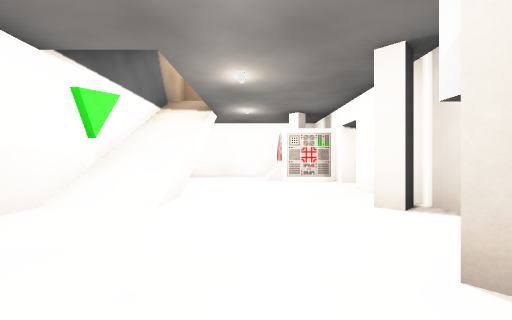
[1] (above)

24 first-person views from a walk through a Godot game level. The camera is 1.2 m above the floor, looks level and sees 90° across. The floor is counted in squares, 2 m on a side. Each view is taken from the middle of a square. On the plan, view 1 faces up. The plan holds only what a view shows up to about 9 squares ahead; the rest is blank. The place goes on beyond the plan. Characters and animated objects are left out. Door leaves are left out where a doorway can be walked through. Some surface patterns are stand-ins.

[2]
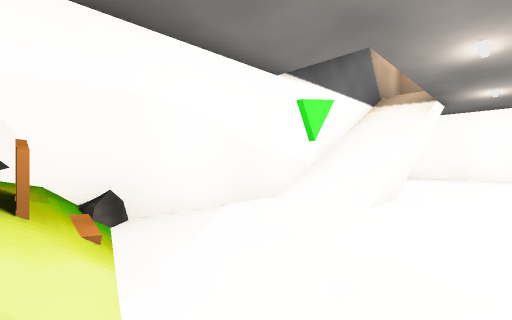

[3]
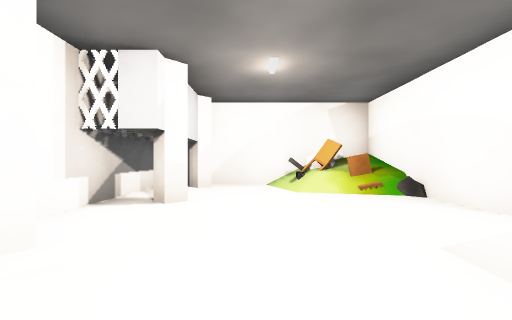

[4]
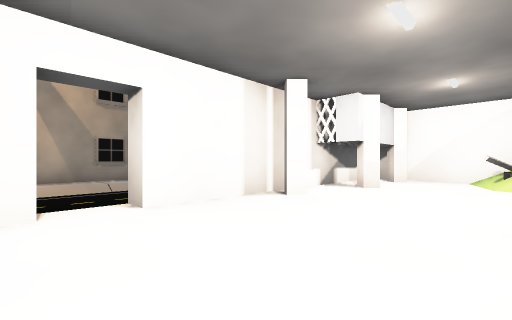

[5]
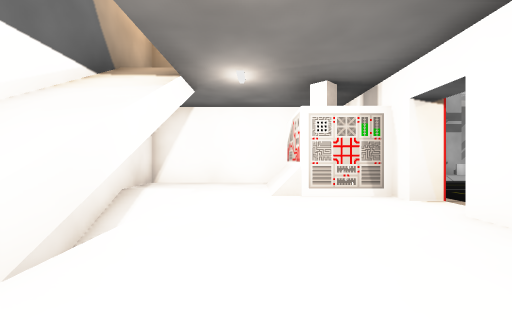

[6]
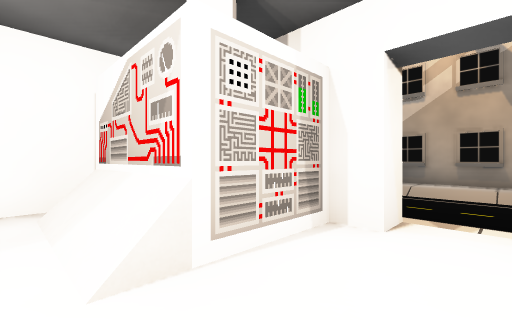

[7]
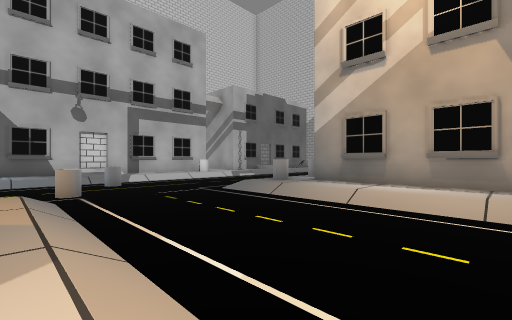

[8]
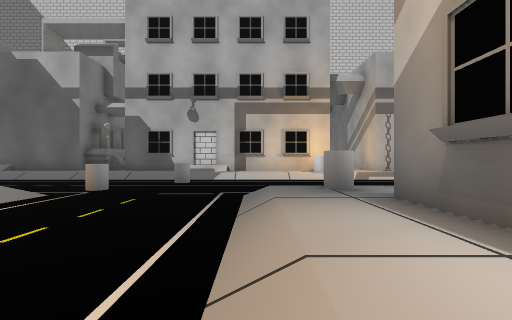

[9]
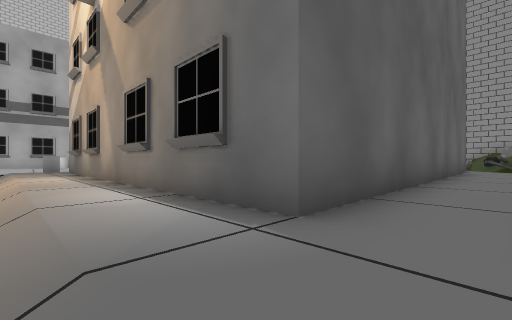

[10]
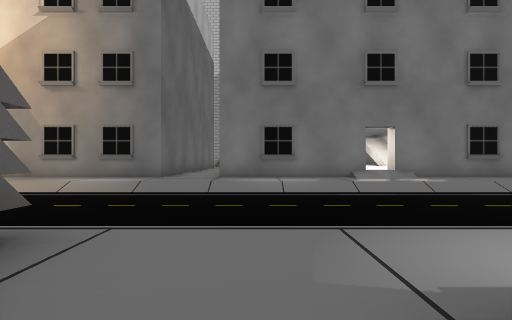

[11]
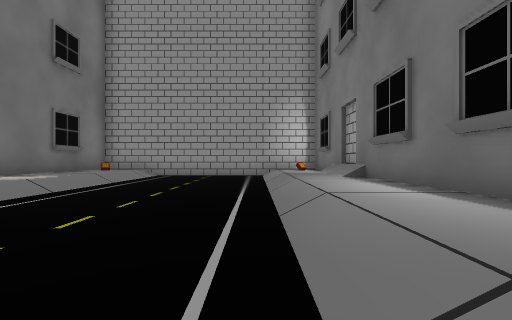

[12]
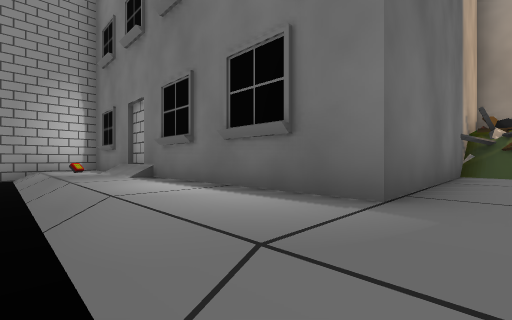

[13]
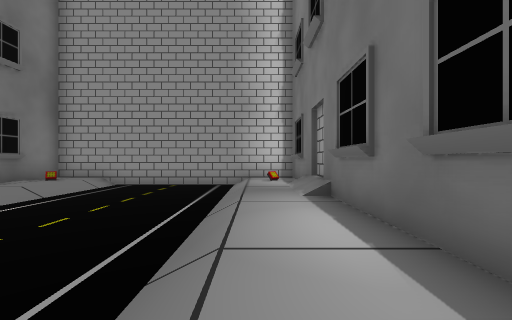

[14]
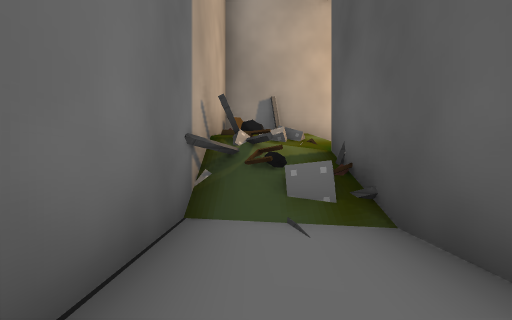

[15]
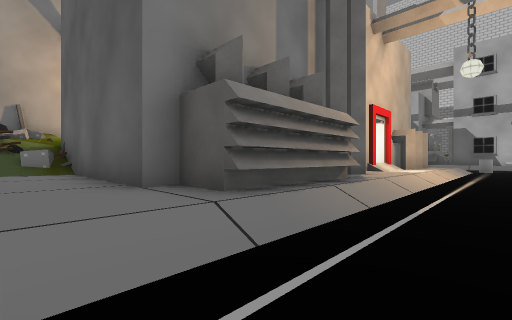

[16]
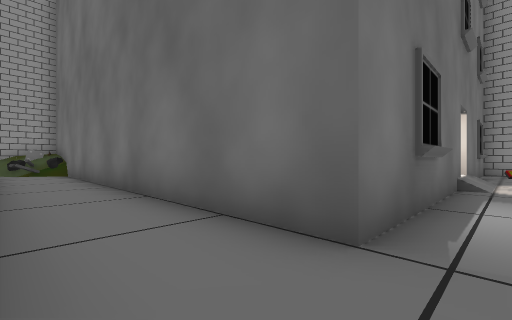

[17]
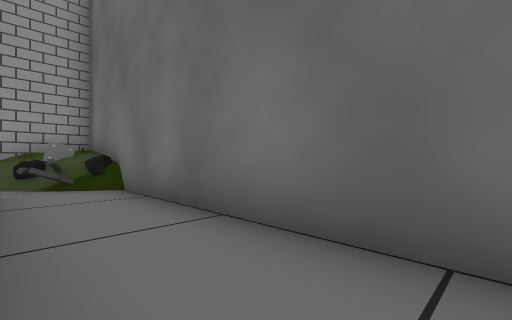

[18]
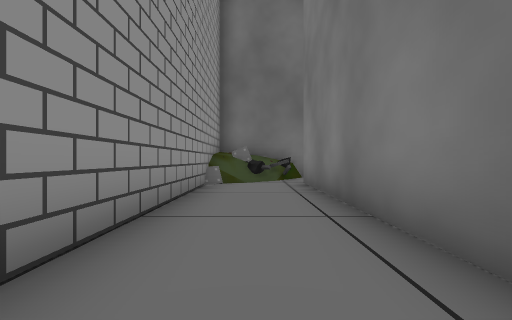

[19]
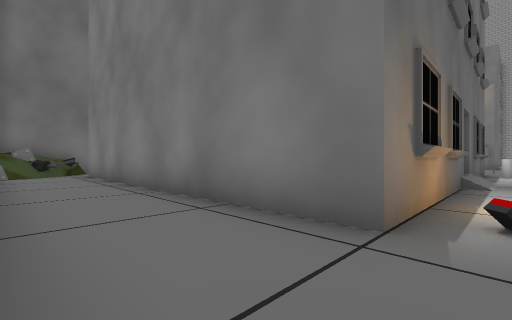

[20]
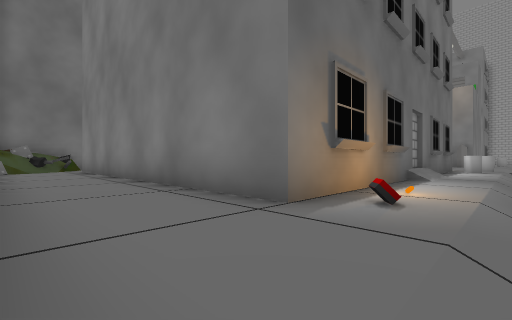

[21]
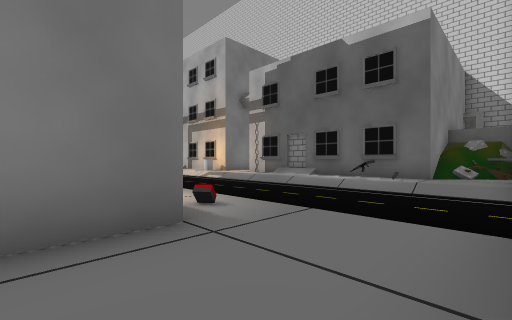

[22]
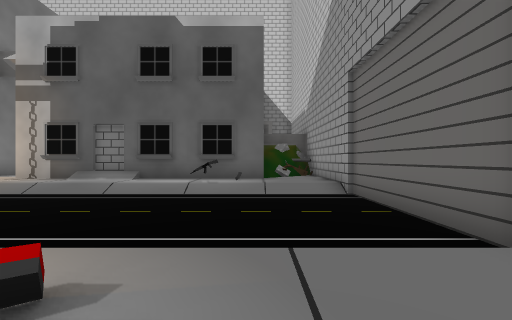

[23]
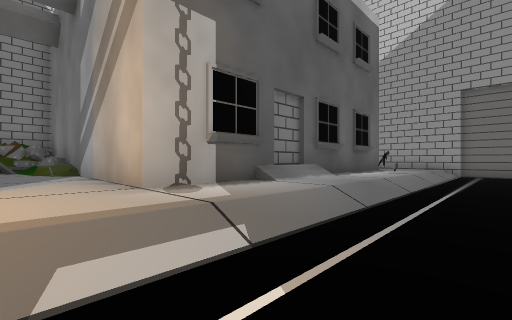

[24]
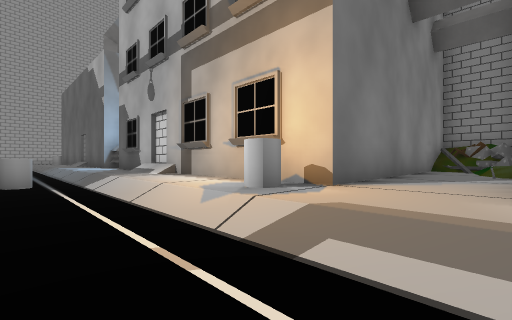

### Floor plan
Key: @ floor where view 1 was taken; # wall or solid block; . main floor; : floor 0.5 m higher than the main floor; - floor 0.5 m lower than the main floor; + floor 1.5 m higher than the main floor; * floor 2.5 m higher than the main floor; / step, stairs or slope; D open door; = window, fence, low wall or low ledge; B bag; C chair; P pole; R crate; A barrel; E box; O other object.
Columns run from 6 left of view 1 to 25 right of it. Each row starts with its distance up from view 1.
 26                   # #
 25                   ORR
 24                   #PR
 23                   #.R#
 22                   #./
 21                   #..#        O
 20                   #..#       CO
 19           #########..########OO#
 18           .///...#A...////.....#
 17          ...//.........//......#
 16        ------------------------#
 15        ---   A-    --        --#
 14         ---------        ------#
 13           -A ---         ------#
 12           /- --////////////////#
 11           .----/A.A........E...
 10    #####  .----/.###########...
  9    #:::#  .----/.#         #...
  8    #/::###.----/.#         #...
  7    #/::::#.----/.#         #...
  6    #/:::DD/----/.#         #...#
  5    #/:::#..----/.#         #...#
  4    #/:::#..-  -/.#         #...#
  3    #::::##.-  -/.#         #...#
  2    #:::::#.-  -/.#         #...#
  1    B:::#:##- --/.###########..R#
  0    #CP@::##- --/.............B/#
 -1 #  #R/:####- --/............#R+#
 -2 #*=OR####..- --/.#############
 -3  PBPO......----/.#
 -4    #O####..- --/.#
 -5         #..- --/.#
 -6         #..- --/.#
 -7         #..- --//:
 -8         #..- --/.#
 -9         #//- --/.#
-10         #//- --/.#
-11         #/.- --/.#
-12         #O.- --/O#
-13         ##########

Positions as (right, up) in squares from view 1, and headings:
1: (0, 0), facing up
2: (0, 0), facing up-left
3: (0, 5), facing down
4: (-1, 7), facing down-right
5: (0, 3), facing up
6: (0, 6), facing up-right
7: (4, 6), facing up-right
8: (9, 7), facing up
9: (9, -1), facing up-right
10: (2, -3), facing right
11: (5, -3), facing down
12: (5, -3), facing down-left
13: (4, -4), facing down
14: (1, -3), facing left
15: (6, -3), facing up-left
16: (10, 0), facing down-right
17: (16, 0), facing down-right
18: (23, 7), facing down
19: (24, 11), facing down-left
20: (24, 12), facing down-left
21: (24, 9), facing up-left
22: (22, 10), facing up
23: (13, 15), facing up-right
24: (14, 15), facing up-left
